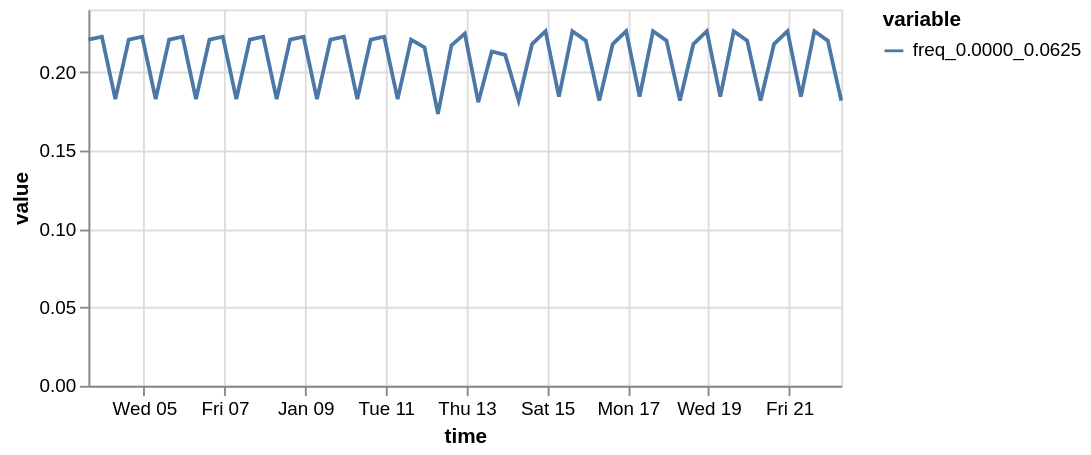

Source (notebook cell):
### Markdown cell above
---
## Visualize the frequency content over time

The first bin (lowest frequencies) is active all along, while the third bin (which contains the fast wave's frequency) only becomes active in the second half of the series.

### Code cell
spectrum_ts['freq_0.0000_0.0625'].plot()

### Figure 1 — Vega specification as saved in the notebook (floating-point values rounded to 4 significant figures)
{"$schema": "https://vega.github.io/schema/vega/v5.json", "data": [{"name": "source_0", "values": [{"time": "2022-01-03T15:00:00.000", "variable": "freq_0.0000_0.0625", "value": 0.2207}, {"time": "2022-01-03T23:00:00.000", "variable": "freq_0.0000_0.0625", "value": 0.2226}, {"time": "2022-01-04T07:00:00.000", "variable": "freq_0.0000_0.0625", "value": 0.1828}, {"time": "2022-01-04T15:00:00.000", "variable": "freq_0.0000_0.0625", "value": 0.2207}, {"time": "2022-01-04T23:00:00.000", "variable": "freq_0.0000_0.0625", "value": 0.2226}, {"time": "2022-01-05T07:00:00.000", "variable": "freq_0.0000_0.0625", "value": 0.1828}, {"time": "2022-01-05T15:00:00.000", "variable": "freq_0.0000_0.0625", "value": 0.2207}, {"time": "2022-01-05T23:00:00.000", "variable": "freq_0.0000_0.0625", "value": 0.2226}, {"time": "2022-01-06T07:00:00.000", "variable": "freq_0.0000_0.0625", "value": 0.1828}, {"time": "2022-01-06T15:00:00.000", "variable": "freq_0.0000_0.0625", "value": 0.2207}, {"time": "2022-01-06T23:00:00.000", "variable": "freq_0.0000_0.0625", "value": 0.2226}, {"time": "2022-01-07T07:00:00.000", "variable": "freq_0.0000_0.0625", "value": 0.1828}, {"time": "2022-01-07T15:00:00.000", "variable": "freq_0.0000_0.0625", "value": 0.2207}, {"time": "2022-01-07T23:00:00.000", "variable": "freq_0.0000_0.0625", "value": 0.2226}, {"time": "2022-01-08T07:00:00.000", "variable": "freq_0.0000_0.0625", "value": 0.1828}, {"time": "2022-01-08T15:00:00.000", "variable": "freq_0.0000_0.0625", "value": 0.2207}, {"time": "2022-01-08T23:00:00.000", "variable": "freq_0.0000_0.0625", "value": 0.2226}, {"time": "2022-01-09T07:00:00.000", "variable": "freq_0.0000_0.0625", "value": 0.1828}, {"time": "2022-01-09T15:00:00.000", "variable": "freq_0.0000_0.0625", "value": 0.2207}, {"time": "2022-01-09T23:00:00.000", "variable": "freq_0.0000_0.0625", "value": 0.2226}, {"time": "2022-01-10T07:00:00.000", "variable": "freq_0.0000_0.0625", "value": 0.1828}, {"time": "2022-01-10T15:00:00.000", "variable": "freq_0.0000_0.0625", "value": 0.2207}, {"time": "2022-01-10T23:00:00.000", "variable": "freq_0.0000_0.0625", "value": 0.2226}, {"time": "2022-01-11T07:00:00.000", "variable": "freq_0.0000_0.0625", "value": 0.1828}, {"time": "2022-01-11T15:00:00.000", "variable": "freq_0.0000_0.0625", "value": 0.2207}, {"time": "2022-01-11T23:00:00.000", "variable": "freq_0.0000_0.0625", "value": 0.2157}, {"time": "2022-01-12T07:00:00.000", "variable": "freq_0.0000_0.0625", "value": 0.1734}, {"time": "2022-01-12T15:00:00.000", "variable": "freq_0.0000_0.0625", "value": 0.217}, {"time": "2022-01-12T23:00:00.000", "variable": "freq_0.0000_0.0625", "value": 0.2246}, {"time": "2022-01-13T07:00:00.000", "variable": "freq_0.0000_0.0625", "value": 0.1808}, {"time": "2022-01-13T15:00:00.000", "variable": "freq_0.0000_0.0625", "value": 0.2132}, {"time": "2022-01-13T23:00:00.000", "variable": "freq_0.0000_0.0625", "value": 0.211}, {"time": "2022-01-14T07:00:00.000", "variable": "freq_0.0000_0.0625", "value": 0.1819}, {"time": "2022-01-14T15:00:00.000", "variable": "freq_0.0000_0.0625", "value": 0.2179}, {"time": "2022-01-14T23:00:00.000", "variable": "freq_0.0000_0.0625", "value": 0.2261}, {"time": "2022-01-15T07:00:00.000", "variable": "freq_0.0000_0.0625", "value": 0.1844}, {"time": "2022-01-15T15:00:00.000", "variable": "freq_0.0000_0.0625", "value": 0.2261}, {"time": "2022-01-15T23:00:00.000", "variable": "freq_0.0000_0.0625", "value": 0.2201}, {"time": "2022-01-16T07:00:00.000", "variable": "freq_0.0000_0.0625", "value": 0.1819}, {"time": "2022-01-16T15:00:00.000", "variable": "freq_0.0000_0.0625", "value": 0.2179}, {"time": "2022-01-16T23:00:00.000", "variable": "freq_0.0000_0.0625", "value": 0.2261}, {"time": "2022-01-17T07:00:00.000", "variable": "freq_0.0000_0.0625", "value": 0.1844}, {"time": "2022-01-17T15:00:00.000", "variable": "freq_0.0000_0.0625", "value": 0.2261}, {"time": "2022-01-17T23:00:00.000", "variable": "freq_0.0000_0.0625", "value": 0.2201}, {"time": "2022-01-18T07:00:00.000", "variable": "freq_0.0000_0.0625", "value": 0.1819}, {"time": "2022-01-18T15:00:00.000", "variable": "freq_0.0000_0.0625", "value": 0.2179}, {"time": "2022-01-18T23:00:00.000", "variable": "freq_0.0000_0.0625", "value": 0.2261}, {"time": "2022-01-19T07:00:00.000", "variable": "freq_0.0000_0.0625", "value": 0.1844}, {"time": "2022-01-19T15:00:00.000", "variable": "freq_0.0000_0.0625", "value": 0.2261}, {"time": "2022-01-19T23:00:00.000", "variable": "freq_0.0000_0.0625", "value": 0.2201}, {"time": "2022-01-20T07:00:00.000", "variable": "freq_0.0000_0.0625", "value": 0.1819}, {"time": "2022-01-20T15:00:00.000", "variable": "freq_0.0000_0.0625", "value": 0.2179}, {"time": "2022-01-20T23:00:00.000", "variable": "freq_0.0000_0.0625", "value": 0.2261}, {"time": "2022-01-21T07:00:00.000", "variable": "freq_0.0000_0.0625", "value": 0.1844}, {"time": "2022-01-21T15:00:00.000", "variable": "freq_0.0000_0.0625", "value": 0.2261}, {"time": "2022-01-21T23:00:00.000", "variable": "freq_0.0000_0.0625", "value": 0.2201}, {"time": "2022-01-22T07:00:00.000", "variable": "freq_0.0000_0.0625", "value": 0.1819}], "transform": [{"type": "formula", "expr": "toDate(datum['time'])", "as": "time"}]}, {"name": "source_0_y_domain_value", "values": [{"min": 0.1734, "max": 0.2261}]}, {"name": "source_0_color_domain_variable", "values": [{"variable": "freq_0.0000_0.0625"}]}], "marks": [{"type": "group", "name": "layer_0_pathgroup", "from": {"facet": {"data": "source_0", "name": "faceted_path_layer_0_main", "groupby": ["variable"]}}, "encode": {"update": {"height": {"field": {"signal": null, "datum": null, "group": "height", "parent": null}}, "width": {"field": {"signal": null, "datum": null, "group": "width", "parent": null}}}}, "marks": [{"type": "line", "name": "layer_0_marks", "from": {"data": "faceted_path_layer_0_main"}, "sort": {"field": "x"}, "encode": {"update": {"y": {"field": "value", "scale": "y"}, "stroke": {"field": "variable", "scale": "color"}, "x": {"field": "time", "scale": "x"}, "defined": {"signal": "isValid(datum[\"time\"]) && isFinite(+datum[\"time\"]) && isValid(datum[\"value\"]) && isFinite(+datum[\"value\"])"}}}, "style": ["line"]}]}], "scales": [{"name": "x", "type": "time", "domain": {"data": "source_0", "field": "time"}, "range": [0, {"signal": "width"}]}, {"name": "y", "type": "linear", "domain": [{"signal": "(data(\"source_0_y_domain_value\")[0] || {}).min"}, {"signal": "(data(\"source_0_y_domain_value\")[0] || {}).max"}], "range": [{"signal": "height"}, 0], "zero": true, "nice": true}, {"name": "color", "type": "ordinal", "domain": {"data": "source_0_color_domain_variable", "field": "variable", "sort": true}, "range": "category"}], "axes": [{"scale": "x", "aria": false, "domain": false, "minExtent": 0, "tickCount": {"signal": "ceil(width/40)"}, "maxExtent": 0, "labels": false, "ticks": false, "gridScale": "y", "zindex": 0, "orient": "bottom", "grid": true}, {"scale": "y", "orient": "left", "minExtent": 0, "zindex": 0, "labels": false, "grid": true, "ticks": false, "maxExtent": 0, "domain": false, "gridScale": "x", "tickCount": {"signal": "ceil(height/40)"}, "aria": false}, {"scale": "x", "grid": false, "title": "time", "tickCount": {"signal": "ceil(width/40)"}, "labelFlush": true, "zindex": 0, "orient": "bottom", "labelOverlap": true}, {"scale": "y", "zindex": 0, "tickCount": {"signal": "ceil(height/40)"}, "orient": "left", "grid": false, "title": "value", "labelOverlap": true}], "height": 200, "background": "white", "width": 400, "style": "cell", "legends": [{"stroke": "color", "symbolType": "stroke", "title": "variable"}], "padding": 5}
